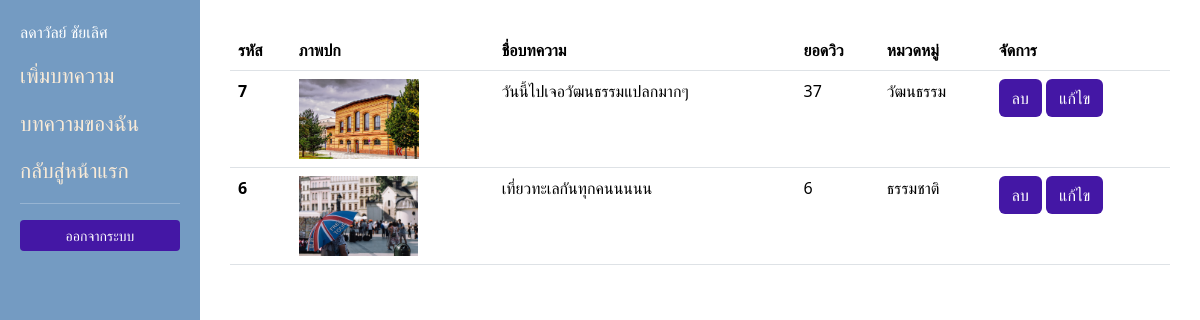
The page /Home-Conten/My-contents (signed in) on the database its author committed.
### blog/models.py (models this page shows, shortened)
class Blog(models.Model):
    name = models.CharField(max_length=200)
    discrp = models.CharField(max_length=300, blank=True)
    content = models.TextField()  # เนื้อหาเต็ม
    views = models.IntegerField(default=0)  # ยอดวิว
    image = models.ImageField(upload_to='blog_images/', blank=True, null=True)  # รูป
    category = models.ForeignKey(Category, on_delete=models.SET_NULL, null=True)  # หมวดหมู่
    customer = models.ForeignKey(User, on_delete=models.SET_NULL, null=True)
    date = models.DateField(auto_now_add=True)

### category/models.py (models this page shows, shortened)
class Category(models.Model):
    name = models.CharField(max_length=100, unique=True)

### blog/views.py (the view)
# urls.py: path('Home-Conten/My-contents',views.contentme ,name='contentme' ) ,
def contentme(request) :
    if not request.user.is_authenticated:
        return redirect('login')
    blogMe = Blog.objects.filter(customer=request.user).order_by('-id')
    return render(request,'contentme.html',{'blogMe':blogMe})

### blog/templates/contentme.html (shortened to what this page needs)
{% extends "baseuser.html" %}  {% block content %}
{% if blogMe %}
<table class="table">
  <thead>
    <tr>
      <th scope="col">รหัส</th>
      <th scope="col">ภาพปก</th>
      <th scope="col">ชื่อบทความ</th>
      <th scope="col">ยอดวิว</th>
      <th scope="col">หมวดหมู่</th>
      <th scope="col">จัดการ</th>
    </tr>
  </thead>
  <tbody>
    {% for i in blogMe %}
    <tr>
      <th scope="row">{{i.id}}</th>
      <td>
        <img src="{{ i.image.url }}" alt="{{ i.name }}" style="height: 80px" />
      </td>
      <td>{{i.name}}</td>
      <td>{{i.views}}</td>
      <td>{{i.category.name}}</td>
      <td>
        <form
          action="{% url 'contentmedelete' i.id %}"
          method="post"
          style="display: inline"
        >
          <button type="submit" class="btn btn">ลบ</button>
        </form>
        <a class="btn btn" href="{% url 'contentmedetail' i.id %}">แก้ไข</a>
      </td>
    </tr>
    {% endfor %}
  </tbody>
</table>
{% else %}
<div>
    <p class="text-center">ไม่มีบทความ</p>
</div>
{% endif %}
{% endblock %}

### blog/templates/baseuser.html (shortened to what this page needs)
{% load static %}
<!DOCTYPE html>
<html lang="en">
  <head>
    <link href="https://cdn.jsdelivr.net/npm/bootstrap@5.3.7/dist/css/bootstrap.min.css" rel="stylesheet" />
  </head>
  <body>
    <div class="sidebar-fixed">
        <p>{{ request.user.first_name }} {{ request.user.last_name }}</p>
      <p><a href="{% url 'homecontent' %}" id="nav-link">เพิ่มบทความ</a></p>
      <p><a href="{% url 'contentme' %}" id="nav-link">บทความของฉัน</a></p>
      <p><a href="{% url 'index' %}" id="nav-link">กลับสู่หน้าแรก</a></p>
      <hr />
      <p><a href="{% url 'logout' %}" class="btn btn-sm w-100">ออกจากระบบ</a></p>
    </div>
    <div class="content-area">
      {% block content %}
      {% endblock %}
    </div>
  </body>
</html>

### blog/templates/baseuser.html (style rules this page uses)
body { margin: 0; padding: 0; overflow-x: hidden; }
.sidebar-fixed { position: fixed; top: 0; left: 0; height: 100vh; width: 16.666%; background-color: #749bc2; padding: 20px; color: white; }
.content-area { margin-left: 16.666%; padding: 30px; }
#nav-link { text-decoration: none; color: antiquewhite; font-size: 21px; display: block; margin-bottom: 15px; }
.btn { background-color: rgb(68, 23, 165); color: white; }

### rows shown on the page
Blog: id "7", image (picture), name "วันนี้ไปเจอวัฒนธรรมแปลกมากๆ", views "37", category.name "วัฒนธรรม"
Blog: id "6", image (picture), name "เที่ยวทะเลกันทุกคนนนนน", views "6", category.name "ธรรมชาติ"

### other values the page prints
{{ request.user.first_name }} "ลดาวัลย์"
{{ request.user.last_name }} "ชัยเลิศ"
